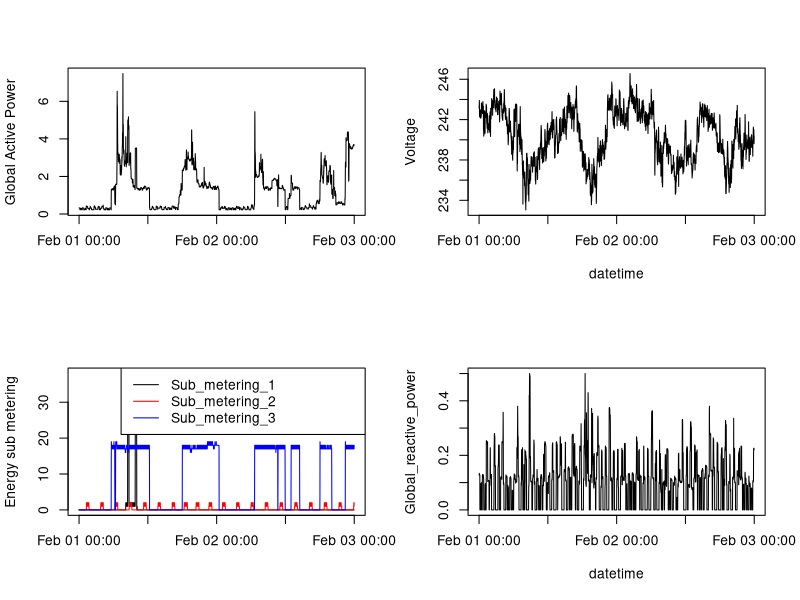

R code for this plot:
library(lubridate)
myt<-read.table("./mydata.txt",header=TRUE,sep=";",colClasses=c("character","character","numeric","numeric","numeric","numeric","numeric","numeric","numeric"))
par(mfrow=c(2,2))
plot(dmy_hms(paste(myt[,1],myt[,2],sep=" ")),myt[,3],main="",ylab="Global Active Power",xlab="",type="l")
plot(dmy_hms(paste(myt[,1],myt[,2],sep=" ")),myt[,5],main="",ylab="Voltage",xlab="datetime",type="l")
plot(dmy_hms(paste(myt[,1],myt[,2],sep=" ")),myt[,7],main="",ylab="Energy sub metering",xlab="",type="l",col="black")
lines(dmy_hms(paste(myt[,1],myt[,2],sep=" ")),myt[,8],col="red")
lines(dmy_hms(paste(myt[,1],myt[,2],sep=" ")),myt[,9],col="blue")
legend("topright",names(myt)[7:9],col=c("black","red","blue"),lwd=c(1,1,1),text.width = strwidth("Sub_metering_xxxxxxxxxxxxx")) #need to add some x'es for nice PNG plot
plot(dmy_hms(paste(myt[,1],myt[,2],sep=" ")),myt[,4],main="",ylab=names(myt)[4],xlab="datetime",type="l",col="black")
unlink("./plot4.png") #need to delete since fails to overwrite in next step (Linux Debian 9)
dev.copy(png,filename="./plot4.png",width=480,height=480)
dev.off()
par(mfrow=c(1,1)) #restore to no subplots
